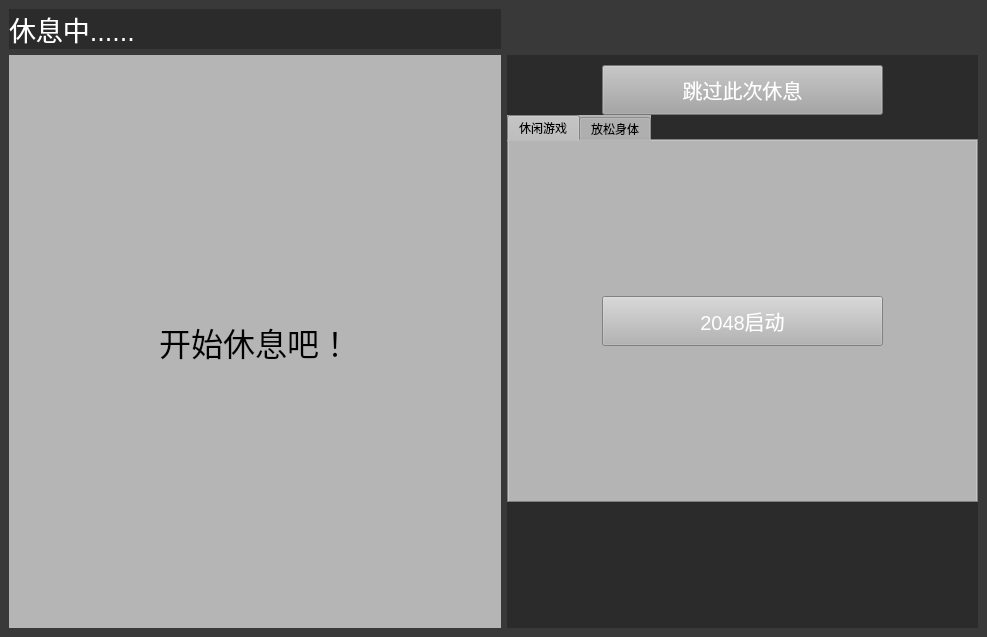
<?xml version="1.0" encoding="UTF-8"?>
<ui version="4.0">
 <class>Rest</class>
 <widget class="QWidget" name="Rest">
  <property name="geometry">
   <rect>
    <x>0</x>
    <y>0</y>
    <width>987</width>
    <height>637</height>
   </rect>
  </property>
  <property name="windowTitle">
   <string>Form</string>
  </property>
  <property name="styleSheet">
   <string notr="true">background-color: rgba(29, 29, 29, 0.5);</string>
  </property>
  <layout class="QGridLayout" name="gridLayout">
   <property name="leftMargin">
    <number>0</number>
   </property>
   <property name="topMargin">
    <number>0</number>
   </property>
   <property name="rightMargin">
    <number>0</number>
   </property>
   <property name="bottomMargin">
    <number>0</number>
   </property>
   <property name="spacing">
    <number>0</number>
   </property>
   <item row="0" column="0">
    <widget class="QWidget" name="widget" native="true">
     <layout class="QGridLayout" name="gridLayout_3">
      <item row="0" column="0">
       <widget class="QLabel" name="label_3">
        <property name="font">
         <font>
          <pointsize>20</pointsize>
         </font>
        </property>
        <property name="styleSheet">
         <string notr="true">color: rgb(255, 255, 255);</string>
        </property>
        <property name="text">
         <string>休息中......</string>
        </property>
       </widget>
      </item>
      <item row="1" column="0">
       <widget class="QStackedWidget" name="RestStackedWidget">
        <property name="styleSheet">
         <string notr="true">background-color: rgb(181, 181, 181);</string>
        </property>
        <property name="currentIndex">
         <number>0</number>
        </property>
        <widget class="QWidget" name="game01">
         <layout class="QGridLayout" name="gridLayout_4">
          <item row="0" column="0">
           <widget class="QLabel" name="label">
            <property name="font">
             <font>
              <pointsize>24</pointsize>
             </font>
            </property>
            <property name="styleSheet">
             <string notr="true"/>
            </property>
            <property name="text">
             <string>开始休息吧！</string>
            </property>
            <property name="alignment">
             <set>Qt::AlignCenter</set>
            </property>
           </widget>
          </item>
         </layout>
        </widget>
        <widget class="QWidget" name="rest01">
         <layout class="QGridLayout" name="gridLayout_5">
          <item row="0" column="0">
           <widget class="QLabel" name="label_2">
            <property name="font">
             <font>
              <pointsize>20</pointsize>
             </font>
            </property>
            <property name="text">
             <string>放松身体，功能待开发......</string>
            </property>
            <property name="alignment">
             <set>Qt::AlignHCenter|Qt::AlignTop</set>
            </property>
           </widget>
          </item>
         </layout>
        </widget>
       </widget>
      </item>
      <item row="1" column="1">
       <widget class="QWidget" name="widget_2" native="true">
        <property name="minimumSize">
         <size>
          <width>471</width>
          <height>0</height>
         </size>
        </property>
        <property name="maximumSize">
         <size>
          <width>471</width>
          <height>16777215</height>
         </size>
        </property>
        <layout class="QVBoxLayout" name="verticalLayout">
         <property name="spacing">
          <number>0</number>
         </property>
         <property name="leftMargin">
          <number>0</number>
         </property>
         <property name="topMargin">
          <number>0</number>
         </property>
         <property name="rightMargin">
          <number>0</number>
         </property>
         <property name="bottomMargin">
          <number>0</number>
         </property>
         <item>
          <widget class="QWidget" name="widget_3" native="true">
           <property name="styleSheet">
            <string notr="true">background-color: rgba(255, 255, 255,0);</string>
           </property>
           <layout class="QGridLayout" name="gridLayout_2">
            <property name="leftMargin">
             <number>0</number>
            </property>
            <property name="topMargin">
             <number>10</number>
            </property>
            <property name="rightMargin">
             <number>0</number>
            </property>
            <property name="bottomMargin">
             <number>0</number>
            </property>
            <property name="spacing">
             <number>0</number>
            </property>
            <item row="2" column="2">
             <widget class="QPushButton" name="skipButton">
              <property name="minimumSize">
               <size>
                <width>281</width>
                <height>50</height>
               </size>
              </property>
              <property name="maximumSize">
               <size>
                <width>281</width>
                <height>50</height>
               </size>
              </property>
              <property name="font">
               <font>
                <pointsize>15</pointsize>
               </font>
              </property>
              <property name="styleSheet">
               <string notr="true">background-color: rgb(165, 165, 165);
color: rgb(255, 255, 255);</string>
              </property>
              <property name="text">
               <string>跳过此次休息</string>
              </property>
             </widget>
            </item>
            <item row="2" column="3">
             <spacer name="horizontalSpacer_2">
              <property name="orientation">
               <enum>Qt::Horizontal</enum>
              </property>
              <property name="sizeHint" stdset="0">
               <size>
                <width>40</width>
                <height>20</height>
               </size>
              </property>
             </spacer>
            </item>
            <item row="2" column="0">
             <spacer name="horizontalSpacer">
              <property name="orientation">
               <enum>Qt::Horizontal</enum>
              </property>
              <property name="sizeHint" stdset="0">
               <size>
                <width>40</width>
                <height>20</height>
               </size>
              </property>
             </spacer>
            </item>
            <item row="5" column="2">
             <spacer name="verticalSpacer">
              <property name="orientation">
               <enum>Qt::Vertical</enum>
              </property>
              <property name="sizeHint" stdset="0">
               <size>
                <width>20</width>
                <height>40</height>
               </size>
              </property>
             </spacer>
            </item>
            <item row="3" column="0" colspan="4">
             <widget class="QTabWidget" name="tabWidget">
              <property name="minimumSize">
               <size>
                <width>0</width>
                <height>388</height>
               </size>
              </property>
              <property name="maximumSize">
               <size>
                <width>16777215</width>
                <height>388</height>
               </size>
              </property>
              <property name="styleSheet">
               <string notr="true">background-color: rgb(180, 180, 180);
color: rgb(0, 0, 0);</string>
              </property>
              <property name="currentIndex">
               <number>0</number>
              </property>
              <widget class="QWidget" name="amusement">
               <attribute name="title">
                <string>休闲游戏</string>
               </attribute>
               <layout class="QGridLayout" name="gridLayout_6">
                <item row="0" column="0">
                 <widget class="QPushButton" name="game_2048">
                  <property name="minimumSize">
                   <size>
                    <width>281</width>
                    <height>50</height>
                   </size>
                  </property>
                  <property name="maximumSize">
                   <size>
                    <width>281</width>
                    <height>50</height>
                   </size>
                  </property>
                  <property name="font">
                   <font>
                    <pointsize>15</pointsize>
                   </font>
                  </property>
                  <property name="styleSheet">
                   <string notr="true">color: rgb(255, 255, 255);</string>
                  </property>
                  <property name="text">
                   <string>2048启动</string>
                  </property>
                 </widget>
                </item>
               </layout>
              </widget>
              <widget class="QWidget" name="relaxBody">
               <attribute name="title">
                <string>放松身体</string>
               </attribute>
               <layout class="QGridLayout" name="gridLayout_7">
                <item row="0" column="0">
                 <widget class="QPushButton" name="pushButton">
                  <property name="minimumSize">
                   <size>
                    <width>281</width>
                    <height>50</height>
                   </size>
                  </property>
                  <property name="maximumSize">
                   <size>
                    <width>281</width>
                    <height>50</height>
                   </size>
                  </property>
                  <property name="font">
                   <font>
                    <pointsize>15</pointsize>
                   </font>
                  </property>
                  <property name="text">
                   <string>待开发......</string>
                  </property>
                 </widget>
                </item>
               </layout>
              </widget>
             </widget>
            </item>
           </layout>
          </widget>
         </item>
        </layout>
       </widget>
      </item>
     </layout>
    </widget>
   </item>
  </layout>
 </widget>
 <resources/>
 <connections/>
</ui>
